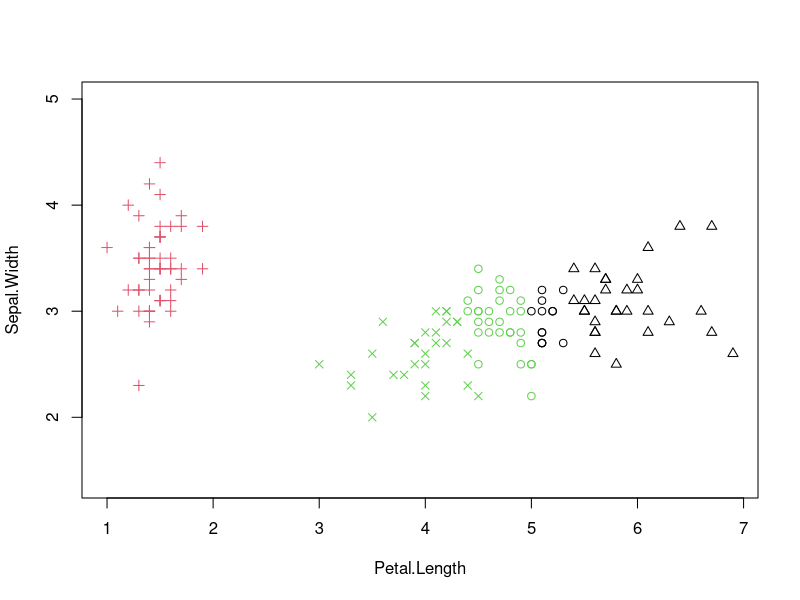
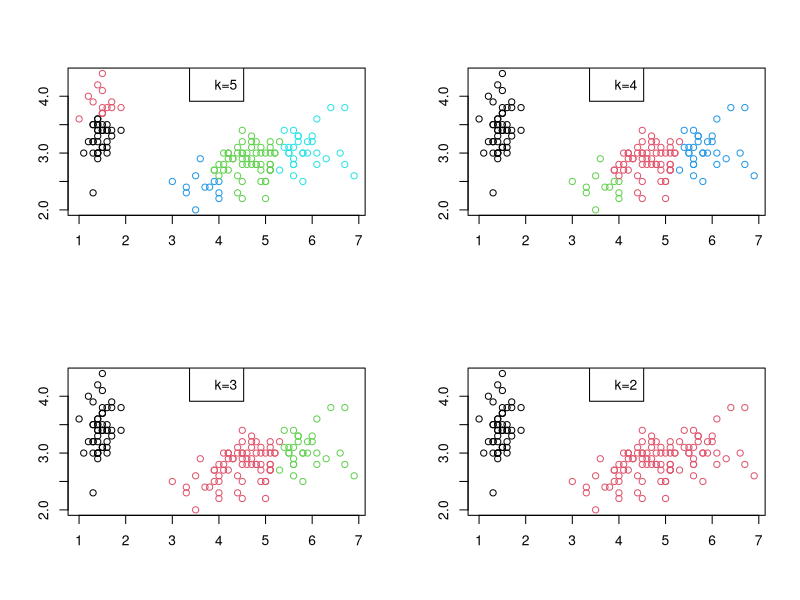
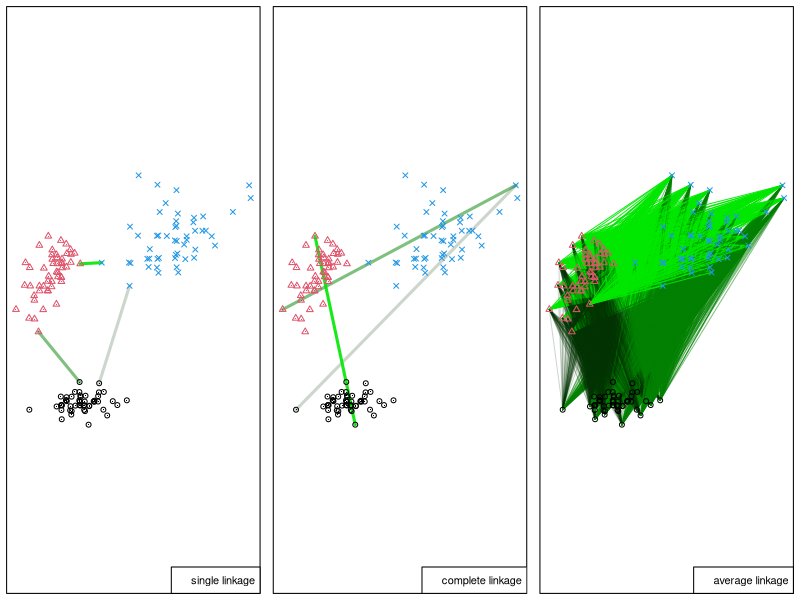
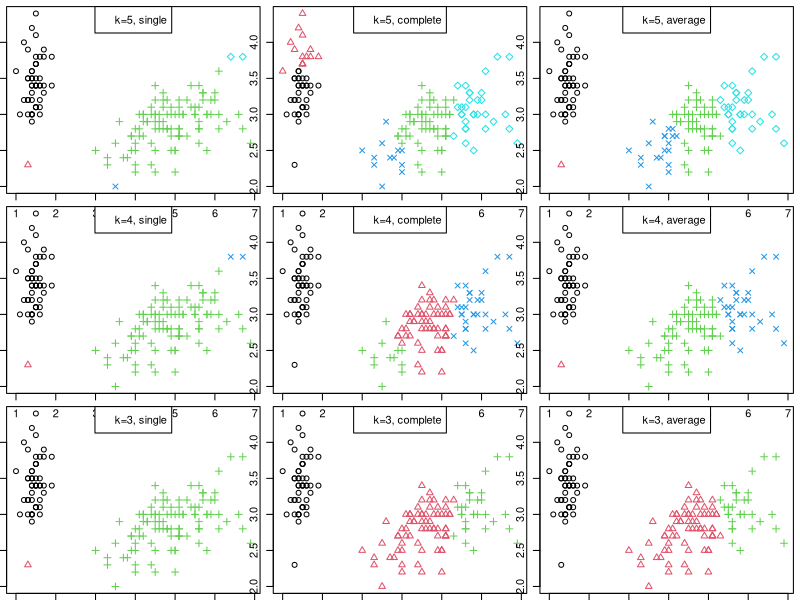
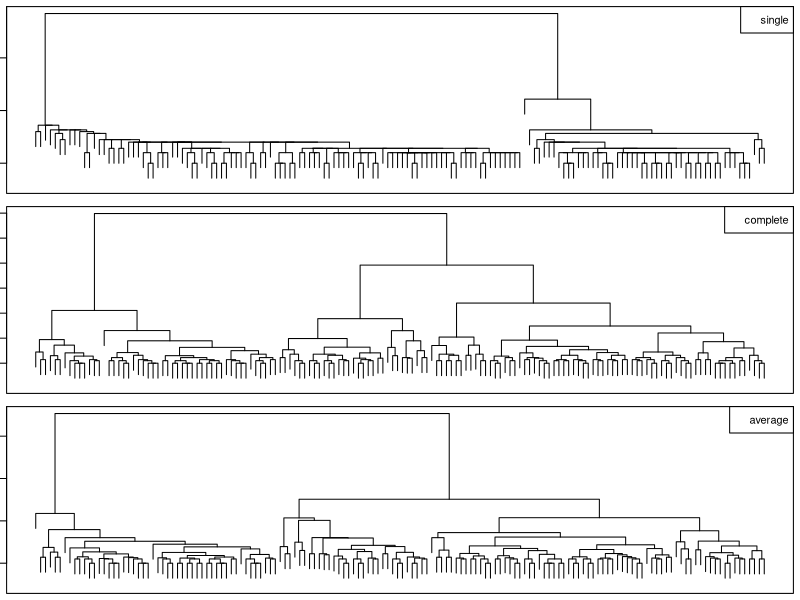

These charts were generated, in order, by the following R code:
## ---- chunk 1
y <- c(3, 1, 1, 2, 2, 1, 2, 3, 1, 1, 1)
K <- 3 # by the way, it's max(y)
## ---- chunk 2
tabulate(y, K) # how many 1s, ..., Ks are there in y, respectively
all(tabulate(y, K) > 0) # do we have at least 1 occurrence of each label?
## ---- chunk 3
unique(y)
length(unique(y)) == K # do we have K unique values in y?
## ---- chunk 4
set.seed(123)
X <- as.matrix(iris[,c(3,2)])
# never forget to set nstart>>1!
km <- kmeans(X, centers=3, nstart=10)
km$cluster # labels assigned to each of 150 points:
## ---- chunk 5
km1 <- kmeans(X, 3, nstart=10)
km2 <- kmeans(X, 4, nstart=10)
plot(X, col=km1$cluster, pch=km2$cluster, asp=1)
## ---- chunk 6
# Euclidean distances between all pairs of points:
D <- dist(X)
# Apply Complete Linkage (the default, details below):
h <- hclust(D) # method="complete"
print(h)
## ---- chunk 7
cutree(h, k=3) # extract the 3-partition
## ---- chunk 8
par(mfrow=c(2,2))
plot(X, col=cutree(h, k=5), ann=FALSE)
legend("top", legend="k=5", bg="white")
plot(X, col=cutree(h, k=4), ann=FALSE)
legend("top", legend="k=4", bg="white")
plot(X, col=cutree(h, k=3), ann=FALSE)
legend("top", legend="k=3", bg="white")
plot(X, col=cutree(h, k=2), ann=FALSE)
legend("top", legend="k=2", bg="white")
## ---- chunk 9
set.seed(123)
par(mar=rep(0.5,4))
XXX <- jitter(t(as.matrix(iris[,2:3])))
y <- as.numeric(iris[,5])
XXX[,y==3] <- c(2, 1)*XXX[,y==3]+c(-0.5,-0.5)
y[y==3] <- 4

d <- as.matrix(dist(t(XXX)))
d12 <- d[1:50, 51:100]
d23 <- d[51:100, 101:150]
d13 <- d[1:50, 101:150]

kol1 <- rgb(0,0.2,0,0.2)
kol2 <- rgb(0,0.5,0.0,0.5)
kol3 <- rgb(0,0.9,0.0,0.9)

par(mfrow=c(1,3))
# single
plot(XXX[1,], XXX[2,], col=y, pch='.', asp=1, axes=FALSE, xlab=NA, ylab=NA)
box()
# stopifnot(min(d23) < min(d13) && min(d23) < min(d12))
IDXXX_single <- which(min(d23) == d, arr.ind=TRUE)[1,]
lines(XXX[1,IDXXX_single], XXX[2,IDXXX_single], col=kol3, lwd=3)
IDXXX_single <- which(min(d13) == d, arr.ind=TRUE)[1,]
lines(XXX[1,IDXXX_single], XXX[2,IDXXX_single], col=kol1, lwd=3)
IDXXX_single <- which(min(d12) == d, arr.ind=TRUE)[1,]
lines(XXX[1,IDXXX_single], XXX[2,IDXXX_single], col=kol2, lwd=3)
legend("bottomright", legend="single linkage", bg="white")
points(XXX[1,], XXX[2,], col=y, pch=y)

# complete
plot(XXX[1,], XXX[2,], col=y, pch='.', asp=1, axes=FALSE, xlab=NA, ylab=NA)
box()
IDXXX_single <- which(max(d23) == d, arr.ind=TRUE)[1,]
lines(XXX[1,IDXXX_single], XXX[2,IDXXX_single], col=kol2, lwd=3)
IDXXX_single <- which(max(d13) == d, arr.ind=TRUE)[1,]
lines(XXX[1,IDXXX_single], XXX[2,IDXXX_single], col=kol1, lwd=3)
IDXXX_single <- which(max(d12) == d, arr.ind=TRUE)[1,]
lines(XXX[1,IDXXX_single], XXX[2,IDXXX_single], col=kol3, lwd=3)
legend("bottomright", legend="complete linkage", bg="white")
points(XXX[1,], XXX[2,], col=y, pch=y)

# average
plot(XXX[1,], XXX[2,], col=y, pch='.', asp=1, axes=FALSE, xlab=NA, ylab=NA)
box()
#c(mean(d12), mean(d13), mean(d23))
for (i in sample(1:50)) {
    segments(XXX[1,0+i], XXX[2,0+i], XXX[1,51:100], XXX[2, 51:100], col=kol1)
    segments(XXX[1,0+i], XXX[2,0+i], XXX[1,101:150], XXX[2, 101:150], col=kol2)
    segments(XXX[1,50+i], XXX[2, 50+i], XXX[1,101:150], XXX[2, 101:150], col=kol3)
}
legend("bottomright", legend="average linkage", bg="white")
points(XXX[1,], XXX[2,], col=y, pch=y)
## ---- chunk 10
hs <- hclust(D, method="single")
hc <- hclust(D, method="complete")
ha <- hclust(D, method="average")
## ---- chunk 11
#par(c(1,1,0.5,0.5))
par(mfrow=c(3,3))
for (k in 5:3) {
    ccc <- cutree(hs, k=k)
    plot(X, col=ccc, pch=ccc, ann=FALSE)
    legend("top", legend=sprintf("k=%d, single", k), bg="white")
    ccc <- cutree(hc, k=k)
    plot(X, col=ccc, pch=ccc, ann=FALSE)
    legend("top", legend=sprintf("k=%d, complete", k), bg="white")
    ccc <- cutree(ha, k=k)
    plot(X, col=ccc, pch=ccc, ann=FALSE)
    legend("top", legend=sprintf("k=%d, average", k), bg="white")
}
## ---- chunk 12
par(mfrow=c(3,1))
h <- hclust(D, method="single")
plot(h, labels=FALSE, ann=FALSE); box()
legend("topright", legend="single", bg="white")
h <- hclust(D, method="complete")
plot(h, labels=FALSE, ann=FALSE); box()
legend("topright", legend="complete", bg="white")
h <- hclust(D, method="average")
plot(h, labels=FALSE, ann=FALSE); box()
legend("topright", legend="average", bg="white")
